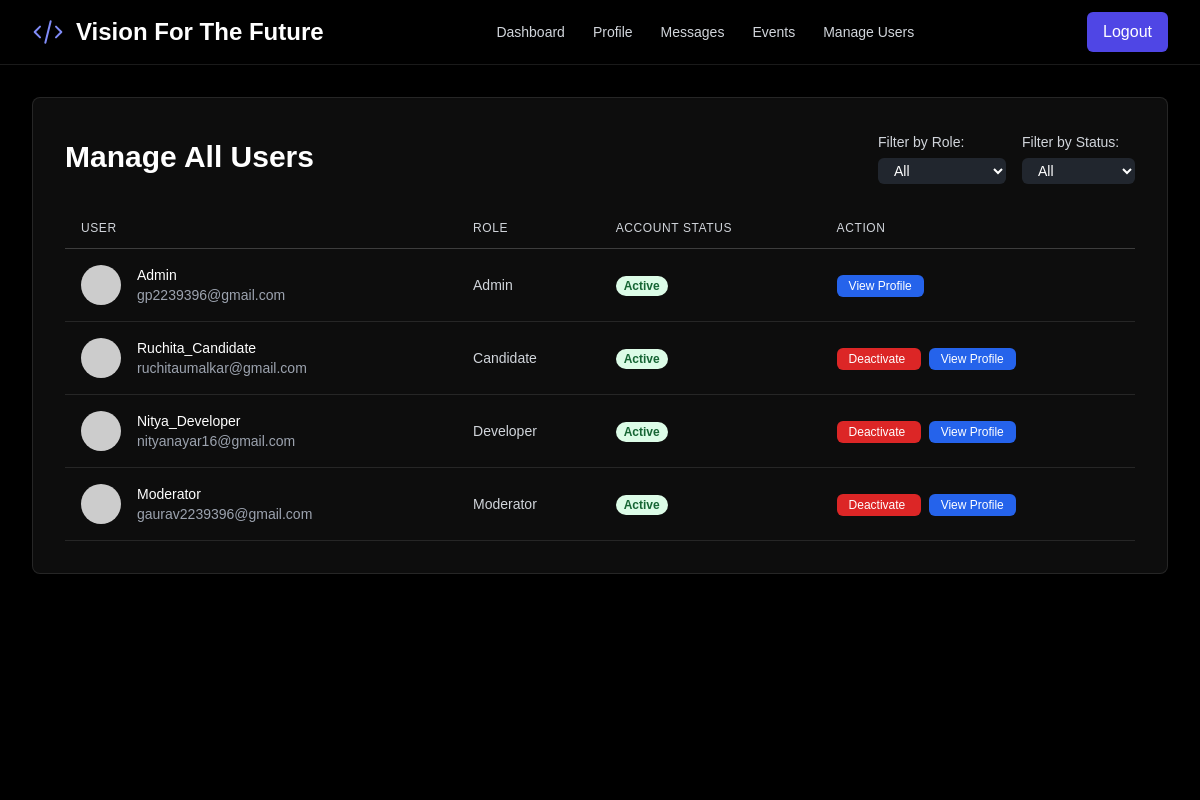
The app's page /manage_users (signed in) with its own data.
### models.py (models this page shows)
class User(UserMixin, db.Model):
    id = db.Column(db.Integer, primary_key=True)
    username = db.Column(db.String(100), unique=True, nullable=False)
    email = db.Column(db.String(120), unique=True, nullable=False)
    password_hash = db.Column(db.String(128), nullable=False)
    role = db.Column(db.String(20), nullable=False, default='candidate')
    is_approved = db.Column(db.Boolean, default=False, nullable=False)
    avatar_url = db.Column(db.String(200), nullable=False, default='https://api.dicebear.com/8.x/initials/svg?seed=User')
    problem_statement_id = db.Column(db.Integer, db.ForeignKey('problem_statement.id'), nullable=True)
    test_start_time = db.Column(db.DateTime, nullable=True)
    test_end_time = db.Column(db.DateTime, nullable=True)
    is_active = db.Column(db.Boolean, default=True, nullable=False)
    reminder_sent = db.Column(db.Boolean, default=False, nullable=False)
    test_completed = db.Column(db.Boolean, default=False, nullable=False) # New field
    moderator_id = db.Column(db.Integer, db.ForeignKey('user.id'), nullable=True)
    mobile_number = db.Column(db.String(20), nullable=True)
    primary_skill = db.Column(db.String(100), nullable=True)
    primary_skill_experience = db.Column(db.String(50), nullable=True)
    secondary_skill = db.Column(db.String(100), nullable=True)
    secondary_skill_experience = db.Column(db.String(50), nullable=True)
    resume_filename = db.Column(db.String(200), nullable=True)
    secret_question = db.Column(db.String(255), nullable=True)
    secret_answer_hash = db.Column(db.String(128), nullable=True)
    allowed_contacts = db.relationship('User', secondary=candidate_contacts,
                                       primaryjoin=(candidate_contacts.c.candidate_id == id),
                                       secondaryjoin=(candidate_contacts.c.developer_id == id),
                                       backref=db.backref('contact_for', lazy='dynamic'), lazy='dynamic')
    created_problems = db.relationship('ProblemStatement', foreign_keys=[ProblemStatement.created_by_id], backref='creator', lazy=True)
    sent_messages = db.relationship('Message', foreign_keys='Message.sender_id', backref='sender', lazy=True)
    received_messages = db.relationship('Message', foreign_keys='Message.recipient_id', backref='recipient', lazy=True)
    activity_updates = db.relationship('ActivityUpdate', backref='author', lazy=True)
    sent_snippets = db.relationship('CodeSnippet', foreign_keys='CodeSnippet.sender_id', backref='snippet_sender', lazy=True)
    received_snippets = db.relationship('CodeSnippet', foreign_keys='CodeSnippet.recipient_id', backref='snippet_recipient', lazy=True)
    applications = db.relationship('JobApplication', backref='candidate', lazy=True)
    test_submissions = db.relationship('CodeTestSubmission', foreign_keys='CodeTestSubmission.candidate_id', backref='candidate_submitter', lazy=True)
    received_tests = db.relationship('CodeTestSubmission', foreign_keys='CodeTestSubmission.recipient_id', backref='test_recipient', lazy=True)

### app.py (the view)
@app.route('/manage_users')
@login_required
@role_required('admin')
def manage_users():
    users = User.query.order_by(User.id).all()
    return render_template('manage_users.html', users=users)

### app.py (called while the page is built)
@app.before_request
def before_request():
    session.permanent = True
    app.permanent_session_lifetime = timedelta(minutes=5)
    session.modified = True

@login_manager.user_loader
def load_user(user_id):
    return User.query.get(int(user_id))

def role_required(roles):
    if not isinstance(roles, list):
        roles = [roles]
    def wrapper(fn):
        @wraps(fn)
        def decorated_view(*args, **kwargs):
            if not current_user.is_authenticated or current_user.role not in roles:
                flash('You do not have permission to access this page.', 'danger')
                return redirect(url_for('dashboard'))
            return fn(*args, **kwargs)
        return decorated_view
    return wrapper

@app.context_processor
def inject_messages():
    if hasattr(current_user, 'is_authenticated') and current_user.is_authenticated:
        messages = Message.query.filter(
            (Message.sender_id == current_user.id) | (Message.recipient_id == current_user.id)
        ).order_by(Message.timestamp.desc()).all()
        return dict(messages=messages)
    return dict(messages=[])

### templates/manage_users.html (shortened to what this page needs)
{% extends "layout.html" %}
{% block content %}
<div class="bg-white/5 dark:bg-gray-800/20 rounded-lg shadow-xl p-4 md:p-8 animate-dynamic backdrop-blur-sm border border-white/10">
    <div class="md:flex md:items-center md:justify-between mb-6">
        <h1 class="text-3xl font-bold text-white">Manage All Users</h1>
        <div class="flex items-center space-x-4 mt-4 md:mt-0">
            <div>
                <label for="filter-role" class="text-sm font-medium text-gray-300">Filter by Role:</label>
                <select id="filter-role" class="mt-1 block w-full pl-3 pr-8 py-1 text-base border-gray-600 focus:outline-none focus:ring-indigo-500 focus:border-indigo-500 sm:text-sm rounded-md bg-gray-700/50 text-white">
                    <option value="all">All</option>
                </select>
            </div>
            <div>
                <label for="filter-status" class="text-sm font-medium text-gray-300">Filter by Status:</label>
                <select id="filter-status" class="mt-1 block w-full pl-3 pr-8 py-1 text-base border-gray-600 focus:outline-none focus:ring-indigo-500 focus:border-indigo-500 sm:text-sm rounded-md bg-gray-700/50 text-white">
                    <option value="all">All</option>
                </select>
            </div>
        </div>
    </div>
    <div class="overflow-x-auto">
        <table class="min-w-full">
            <thead class="border-b border-white/20">
                <tr>
                    <th class="py-3 px-4 text-left text-xs font-medium text-gray-300 uppercase tracking-wider">User</th>
                    <th class="py-3 px-4 text-left text-xs font-medium text-gray-300 uppercase tracking-wider">Role</th>
                    <th class="py-3 px-4 text-left text-xs font-medium text-gray-300 uppercase tracking-wider">Account Status</th>
                    <th class="py-3 px-4 text-left text-xs font-medium text-gray-300 uppercase tracking-wider">Action</th>
                </tr>
            </thead>
            <tbody id="user-table-body">
                {% for user in users %}
                <tr class="border-b border-white/10 user-row" data-role="{{ user.role }}" data-status="{% if user.is_active %}active{% else %}inactive{% endif %}">
                    <td class="py-4 px-4 whitespace-nowrap">
                        <div class="flex items-center">
                            <img src="{{ user.avatar_url }}" alt="Avatar" class="w-10 h-10 rounded-full">
                            <div class="ml-4">
                                <div class="text-sm font-medium text-white">{{ user.username }}</div>
                                <div class="text-sm text-gray-400">{{ user.email }}</div>
                            </div>
                        </div>
                    </td>
                    <td class="py-4 px-4 whitespace-nowrap text-sm text-gray-300">{{ user.role.title() }}</td>
                    <td class="py-4 px-4 whitespace-nowrap">
                        {% if user.is_active %}
                            <span class="px-2 inline-flex text-xs leading-5 font-semibold rounded-full bg-green-100 text-green-800">Active</span>
                        {% else %}
                            <span class="px-2 inline-flex text-xs leading-5 font-semibold rounded-full bg-red-100 text-red-800">Inactive</span>
                        {% endif %}
                    </td>
                    <td class="py-4 px-4 whitespace-nowrap text-sm font-medium space-x-2">
                        {% if user.id != current_user.id %}
                            <a href="{{ url_for('toggle_user_status', user_id=user.id) }}" class="px-3 py-1 rounded-md text-white text-xs {% if user.is_active %}bg-red-600 hover:bg-red-700{% else %}bg-green-600 hover:bg-green-700{% endif %}">
                                {% if user.is_active %}Deactivate{% else %}Activate{% endif %}
                            </a>
                        {% endif %}
                        <a href="{{ url_for('view_profile', user_id=user.id) }}" class="px-3 py-1 rounded-md text-white text-xs bg-blue-600 hover:bg-blue-700">
                            View Profile
                        </a>
                    </td>
                </tr>
                {% endfor %}
            </tbody>
        </table>
    </div>
</div>
{% endblock %}

### templates/layout.html (shortened to what this page needs)
<!DOCTYPE html>
<html lang="en">
<head>
    <script src="https://cdn.tailwindcss.com"></script>
    <link rel="stylesheet" href="https://cdnjs.cloudflare.com/ajax/libs/animate.css/4.1.1/animate.min.css"/>
    <link rel="stylesheet" href="https://cdnjs.cloudflare.com/ajax/libs/font-awesome/5.15.4/css/all.min.css">
    <link rel="stylesheet" href="https://cdnjs.cloudflare.com/ajax/libs/prism/1.29.0/themes/prism-tomorrow.min.css">
    <link rel="stylesheet" href="{{ url_for('static', filename='css/style.css') }}">
</head>
<body class="bg-black">
    <canvas id="bg-canvas" class="fixed top-0 left-0 w-full h-full z-[-1]"></canvas>
    <nav class="bg-black/30 shadow-md sticky top-0 z-40 backdrop-blur-sm border-b border-white/10">
        <div class="max-w-7xl mx-auto px-4 sm:px-6 lg:px-8">
            <div class="flex items-center justify-between h-16">
                <a class="flex items-center cursor-pointer" href="{{ url_for('home') }}">
                    <svg xmlns="http://www.w3.org/2000/svg" fill="none" viewBox="0 0 24 24" stroke-width="1.5" stroke="currentColor" class="w-8 h-8 text-indigo-400"><path stroke-linecap="round" stroke-linejoin="round" d="M10 20l4-16m4 4l4 4-4 4M6 16l-4-4 4-4" /></svg>
                    <h1 class="ml-3 text-2xl font-bold text-white">Vision For The Future</h1>
                </a>
                <div class="hidden md:flex items-center space-x-1">
                    {% if current_user.is_authenticated %}
                        <a href="{{ url_for('dashboard') }}" class="px-3 py-2 rounded-md text-sm font-medium text-gray-300 hover:text-indigo-400">Dashboard</a>
                        <a href="{{ url_for('profile') }}" class="px-3 py-2 rounded-md text-sm font-medium text-gray-300 hover:text-indigo-400">Profile</a>
                        <a href="{{ url_for('messages') }}" class="px-3 py-2 rounded-md text-sm font-medium text-gray-300 hover:text-indigo-400">Messages</a>
                        {% if current_user.role in ['admin', 'developer', 'moderator'] %}
                            <a href="{{ url_for('events') }}" class="px-3 py-2 rounded-md text-sm font-medium text-gray-300 hover:text-indigo-400">Events</a>
                        {% endif %}
                        {% if current_user.role == 'admin' %}
                            <a href="{{ url_for('manage_users') }}" class="px-3 py-2 rounded-md text-sm font-medium text-gray-300 hover:text-indigo-400">Manage Users</a>
                        {% endif %}
                    {% endif %}
                </div>
                <div class="hidden md:flex items-center">
                    {% if current_user.is_authenticated %}
                        <a href="{{ url_for('logout') }}" class="flex items-center bg-indigo-600 text-white px-4 py-2 rounded-md hover:bg-indigo-700 transition-transform duration-200 hover:scale-105">Logout</a>
                    {% else %}
                        <a href="{{ url_for('login_register') }}" class="bg-indigo-600 text-white px-5 py-2 rounded-md hover:bg-indigo-700 transition-all duration-300 hover:shadow-lg hover:shadow-indigo-500/50 transform hover:scale-105">Login / Register</a>
                    {% endif %}
                </div>
            </div>
        </div>
    </nav>
    <main class="p-4 sm:p-6 lg:p-8 relative z-10">
        <div class="max-w-7xl mx-auto">
            {% block content %}{% endblock %}
        </div>
    </main>
</body>
</html>

### static/css/style.css (style rules this page uses)
body { font-family: sans-serif; overflow-x: hidden; }

### records on screen
User: username "Admin", email "gp2239396@gmail.com", role "Admin", is_active "Active"
User: username "Ruchita_Candidate", email "ruchitaumalkar@gmail.com", role "Candidate", is_active "Active"
User: username "Nitya_Developer", email "nityanayar16@gmail.com", role "Developer", is_active "Active"
User: username "Moderator", email "gaurav2239396@gmail.com", role "Moderator", is_active "Active"
